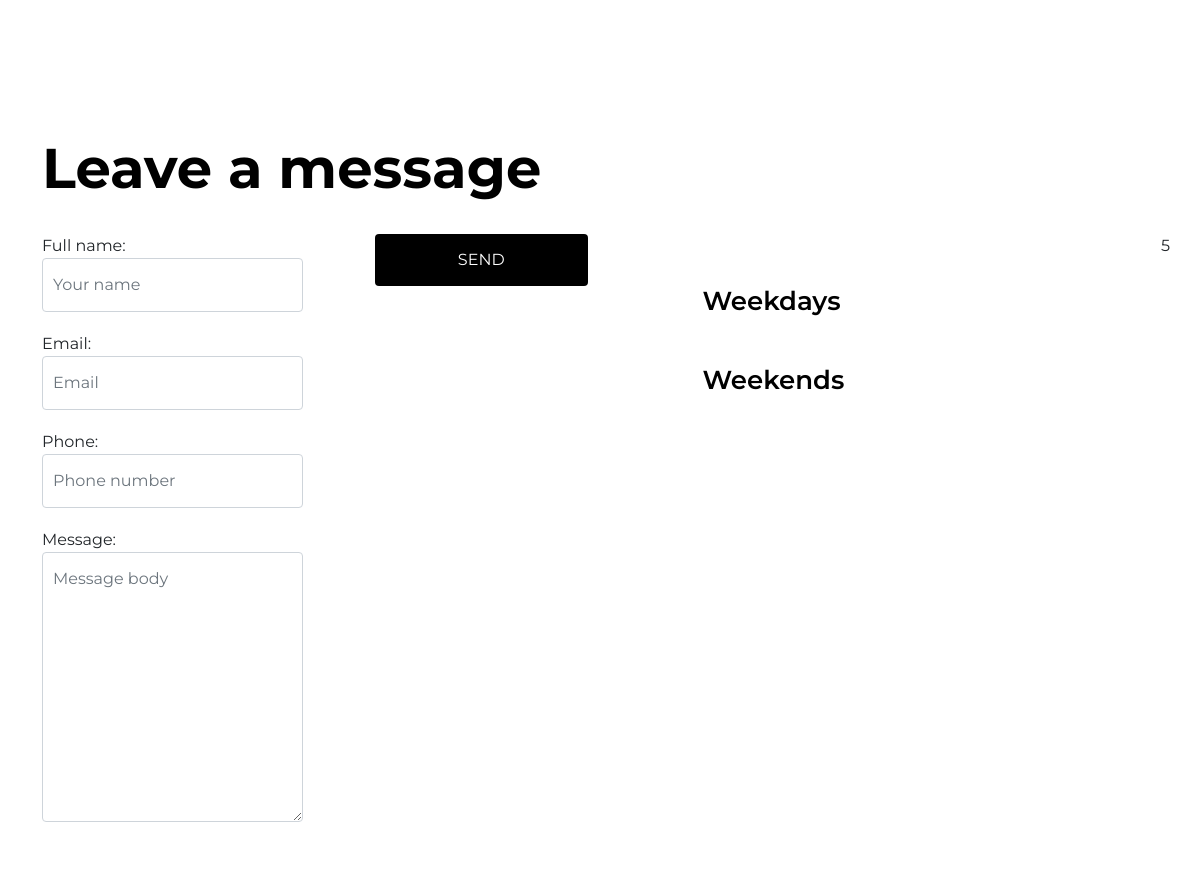
The app's page /contact/ (middle part), older data.
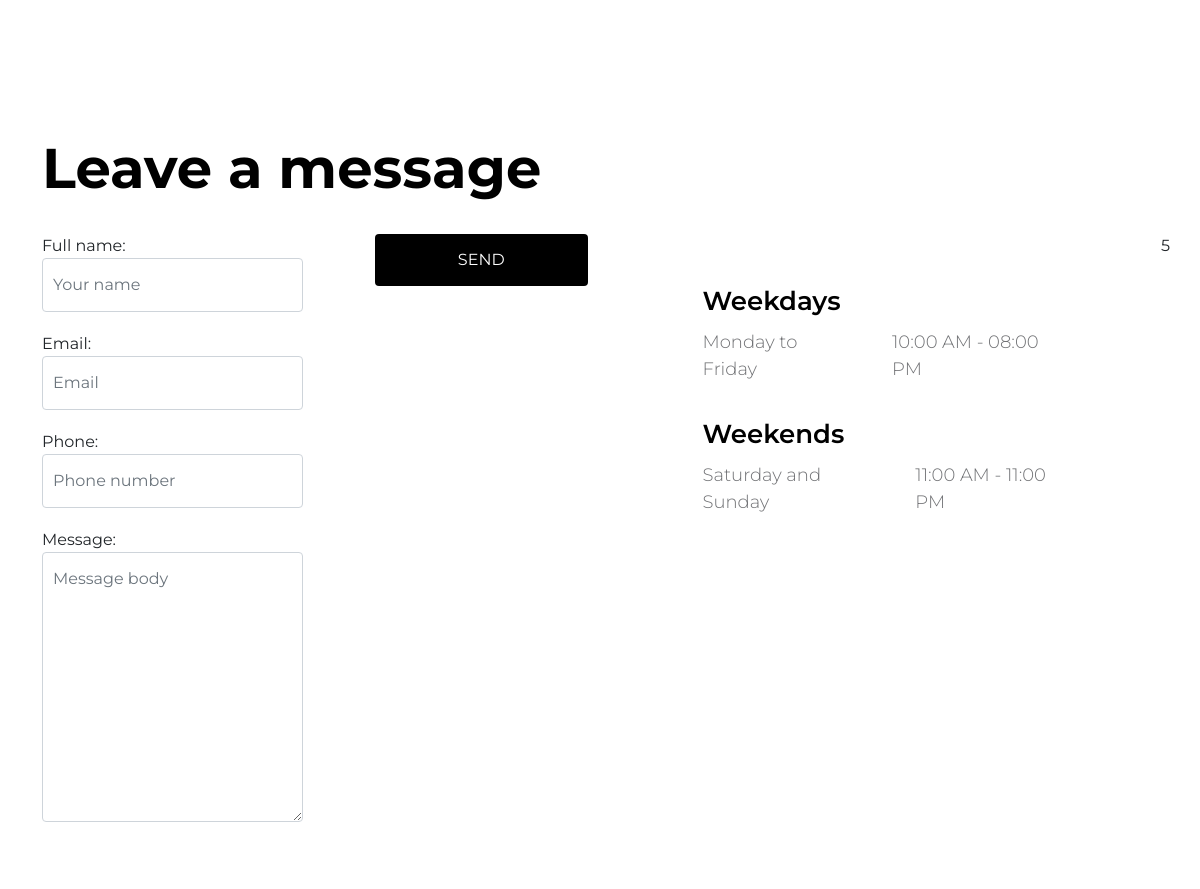
The same page, newer data.
### contact/models.py (models this page shows, shortened)
class Weekday(models.Model):
    day_open = models.CharField(max_length=20)
    time_open = models.CharField(max_length=20)
    day_close = models.CharField(max_length=20)
    time_close = models.CharField(max_length=20)

### contact/views.py (the view, shortened to what this page needs)
# urls.py: path('contact/', views.ContactView.as_view(), name='contact'),
class ContactView(FormView):
    template_name = 'contact/contact.html'
    form_class = ContactForm
    success_url = reverse_lazy('home')
    def get_context_data(self, **kwargs):
        context= super().get_context_data(**kwargs)
        context['weekday'] = Weekday.objects.order_by('-id').first()
        return context

### contact/forms.py
class ContactForm(forms.ModelForm):
    class Meta:
        model = Contact
        fields = ('full_name', 'email', 'phone', 'message')
        widgets = {
            'full_name': forms.TextInput(attrs={'class': 'form-control', 'placeholder': 'Your name'}),
            'email': forms.EmailInput(attrs={'class': 'form-control', 'placeholder': 'Email'}),
            'phone': forms.TextInput(attrs={'class': 'form-control', 'placeholder': 'Phone number'}),
            'message': forms.Textarea(attrs={'class': 'form-control', 'placeholder': 'Message body'}),
        }

### contact/templates/contact/contact.html (shortened to what this page needs)
{% extends 'base.html' %}
{% load static %}
{% block main %}
    <main>
        <section class="contact section-padding">
            <div class="container">
                <div class="row">
                    <div class="col-12">
                        <h2 class="mb-4">Leave a message</h2>
                    </div>
                    <div class="col-lg-6 col-12">
                        <form class="custom-form contact-form row" action="{% url 'contact' %}" method="post"
                              role="form">
                            <div class="col-lg-6 col-6">
                                {{ form }}
                            </div>
                            <div class="col-lg-5 col-12 ms-auto">
                                <button type="submit" class="form-control">Send</button>
                            </div>
                        </form>
                    </div>
                    <div class="col-lg-4 col-12 mx-auto mt-lg-5 mt-4">
                        <h5>Weekdays</h5>
                        <div class="d-flex mb-lg-3">
                            <p>{{ weekday.day_open }}</p>
                            <p class="ms-5">{{ weekday.time_open }}</p>
                        </div>
                        <h5>Weekends</h5>
                        <div class="d-flex">
                            <p>{{ weekday.day_close }}</p>
                            <p class="ms-5">{{ weekday.time_close }}</p>
                        </div>
                    </div>
5
                    <div class="col-12">
                    </div>
                </div>
            </div>
        </section>
    </main>
{% endblock %}

Row changes from the older to the newer data that the page shows:
added Weekday: day_open "Monday to Friday", time_open "10:00 AM - 08:00 PM", day_close "Saturday and Sunday", time_close "11:00 AM - 11:00 PM"
